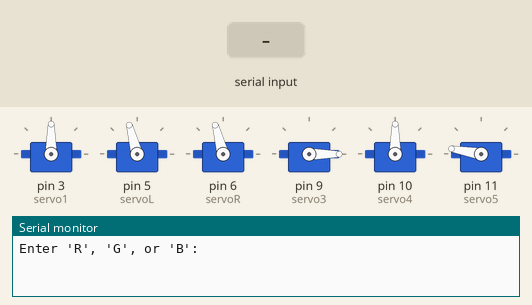
Simulated run of this sketch. Board: Arduino Uno, built with avr-gcc and run on an emulated ATmega328P. Shown: 6 × servo, the last lines printed to the serial monitor. The test bench sets the inputs (shaded band).

Above: at 2.2 s.
2.3 s: "R" received over Serial
At 2.9 s:
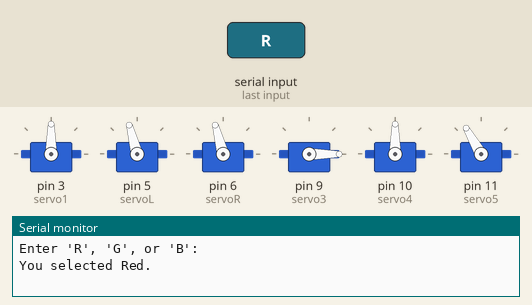
At 4.0 s:
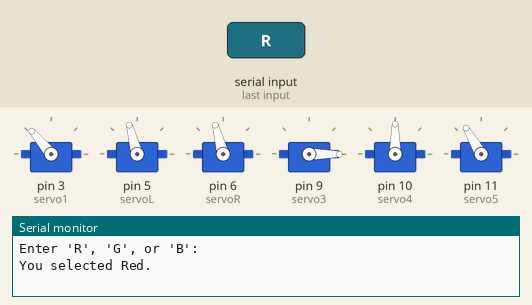
11.3 s: "G" received over Serial
At 24.91 s:
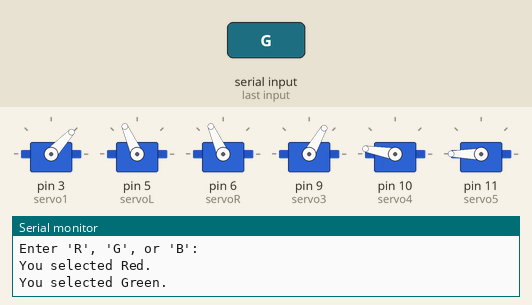
Timing chart, 0 to 25.6 s (numbered marks = the images above; inputs shaded):
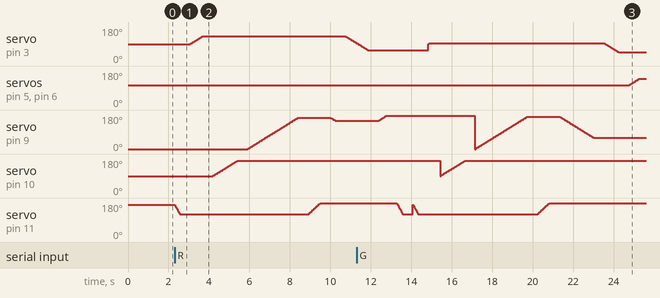

The sketch:

robot_controller.ino
```cpp
#include <Servo.h>

Servo servo1, servoL, servoR, servo3, servo4, servo5;

void rotateServo(Servo &servo, int startAngle, int endAngle, int time) {
  for (int angle = startAngle; angle <= endAngle; angle++) {
    servo.write(angle);
    delay(time);
  }
  delay(500);
}

void rotateServotwo(Servo &servo1,Servo &servo2, int startAngle, int endAngle, int time) {
  for (int angle = startAngle; angle <= endAngle; angle++) {
    servo1.write(angle);
    servo2.write(angle);
    delay(time);
  }
  delay(500);
}

void reverseServo(Servo &servo, int startAngle, int endAngle, int time) {
  for (int angle = startAngle; angle >= endAngle; angle--) {
    servo.write(angle);
    delay(time);
  }
  delay(500);
}

void reverseServotwo(Servo &servo1,Servo &servo2, int startAngle, int endAngle, int time) {
  for (int angle = startAngle; angle >= endAngle; angle--) {
    servo1.write(angle);
    servo2.write(angle);
    delay(time);
  }
  delay(500);
}

void setup() {
  // Attach the servos to the respective pins
  servo1.attach(3);
  servoL.attach(5);
  servoR.attach(6);
  servo3.attach(9);
  servo4.attach(10);
  servo5.attach(11);

  // Initialize servos to 0 degrees
  servo1.write(90);
  servoL.write(105);
  servoR.write(105);
  servo3.write(0);
  servo4.write(90);
  servo5.write(170);
  delay(1000);

  Serial.begin(9600);
  Serial.println("Enter 'R', 'G', or 'B':");

}
void loop() {
    if (Serial.available() > 0) {
    char input = Serial.read();

    if (input == 'R' || input == 'r') {
      Serial.println("You selected Red.");
      reverseServo(servo5, 170, 120, 5);
      rotateServo(servo1, 90, 130, 15);
      rotateServo(servo4, 90, 170, 15);
      rotateServo(servo3, 0, 165, 15);
      rotateServo(servo5, 120, 180, 10);
      reverseServo(servo3, 165, 150, 15);
      reverseServo(servo1, 130, 57, 15);
      rotateServo(servo3, 150, 175, 15);
      reverseServo(servo5, 180, 120, 5);
    }
    else if (input == 'G' || input == 'g') {
      Serial.println("You selected Green.");
      reverseServo(servo5, 170, 120, 5);
      rotateServo(servo1, 90, 95, 15);
      rotateServo(servo4, 90, 170, 15);
      rotateServo(servo3, 0, 170, 15);
      rotateServo(servo5, 120, 180, 10);
      reverseServo(servo3, 170, 60, 15);
      reverseServo(servo1, 95, 47, 15);
      rotateServotwo(servoL, servoR, 105, 140, 15);
      reverseServo(servo4, 170, 100, 15);
      reverseServo(servo5, 180, 120, 5);

    } else if (input == 'B' || input == 'b') {
      Serial.println("You selected Blue.");
      reverseServo(servo5, 170, 120, 5);
      rotateServo(servo1, 90, 110, 15);
      rotateServo(servo4, 90, 125, 15);
      rotateServo(servo3, 0, 130, 15);
      rotateServo(servo5, 120, 180, 10);
      reverseServo(servo3, 130, 120, 15);
      reverseServo(servo1, 110, 80, 15);
      rotateServo(servo4, 125, 155, 15);
      rotateServo(servo3, 120, 150, 15);
      reverseServo(servo5, 180, 120, 10);

}
}
}
```

Measured:
- after the input at 2.3 s, servo on pin 3 (servo1): rises from 90° to 130° in 0.60 s, then falls to 95° in 7.6 s; servo on pin 9 (servo3): rises from 0° to 165° in 2.5 s, then falls to 150° in 1.9 s; servo on pin 10 (servo4): moves from 90° to 170° over 1.2 s, starting after 1.9 s
- after the input at 11.3 s, servo on pin 5 (servoL), servo on pin 6 (servoR): moves from 105° to 140° over 0.51 s, starting after 13.5 s
